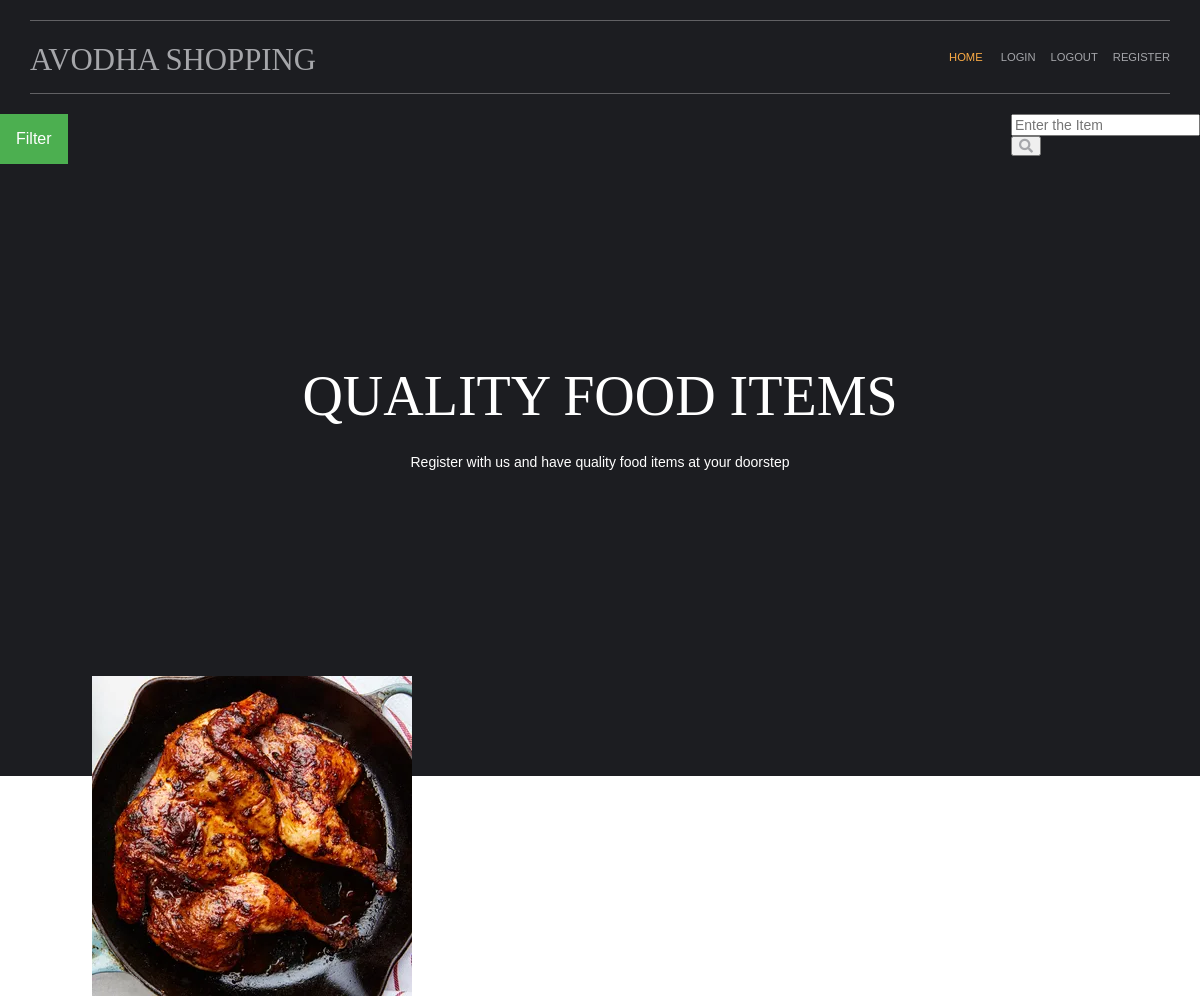
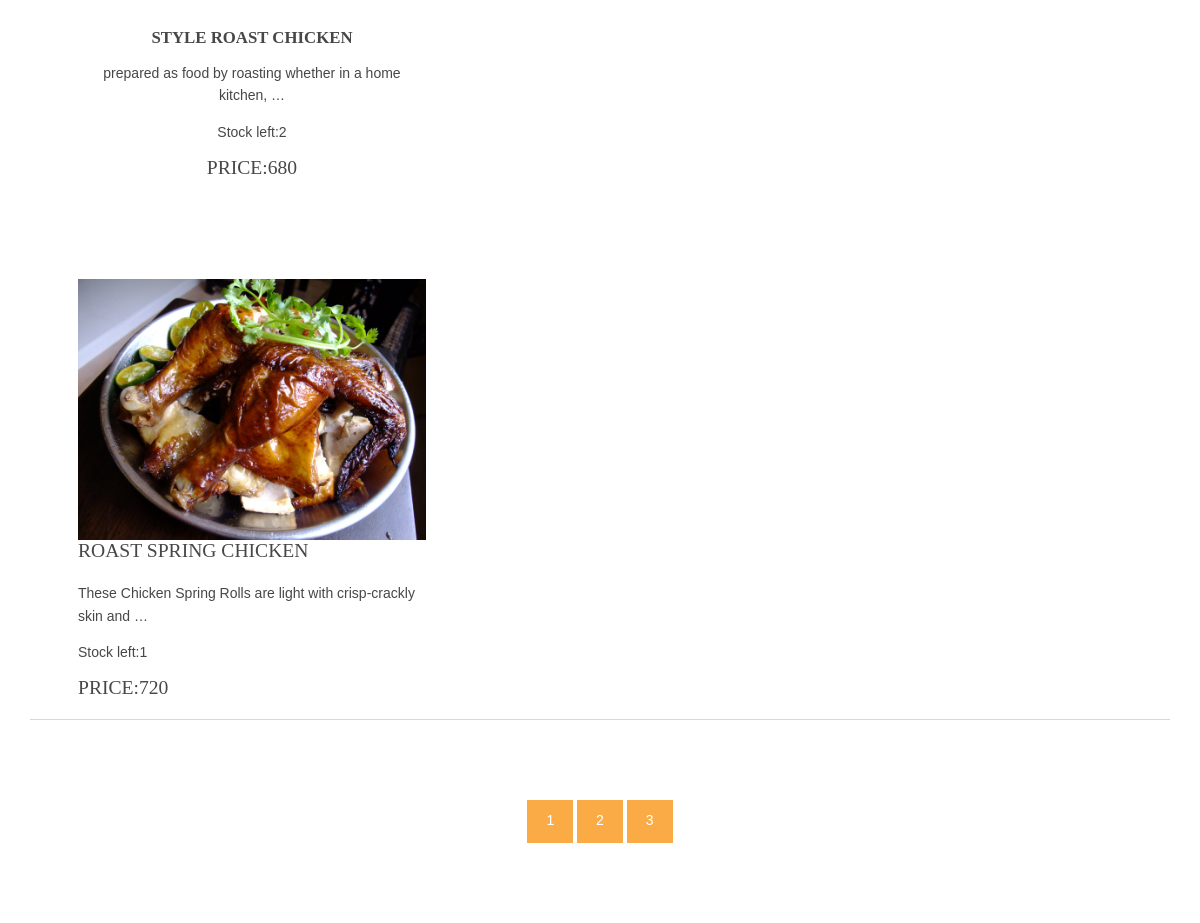
Screenshot of /?page=2 with the database file from the repository (2 pictures, top to bottom).
### shop/models.py (models this page shows, shortened)
class Products(models.Model):
    name=models.CharField(max_length=100, unique=True)
    slug=models.SlugField(max_length=100, unique=True)
    img=models.ImageField(upload_to='product')
    desc=models.TextField()
    stock=models.IntegerField()
    available=models.BooleanField()
    price=models.IntegerField()
    category=models.ForeignKey(categ, on_delete=models.CASCADE)
    def get_url(self):
        return reverse('details',args=[self.category.slug, self.slug])

### shop/views.py (the view)
# urls.py: 2. Add a URL to urlpatterns:  path('', views.home, name='home')
def home(request, c_slug=None):
    c_page=None
    prodt=None
    if c_slug!=None:
        c_page=get_object_or_404(categ, slug=c_slug)
        prodt=Products.objects.filter(category=c_page,available=True)
    else:
        prodt=Products.objects.all().filter(available= True)
    cat=categ.objects.all()
    paginator=Paginator(prodt,2)
    try:
        page=int(request.GET.get('page','1'))
    except:
        page=1
    try:
        pro=paginator.page(page)
    except(EmptyPage,InvalidPage):
        pro=paginator.page(paginator.num_pages)
    return render(request, 'index.html',{'pr':prodt,'ct':cat,'pg':pro})

### shop/models.py (called while the page is built)
    def get_url(self):
        return reverse('prod_cat',args=[self.slug])

### Templates/index.html (shortened to what this page needs)
{% extends 'Base.html' %}
{% load static %}
{% block content %}
<!DOCTYPE html>
<html lang="">
<head>
<link href="{% static 'HM/layout/styles/layout.css' %}" rel="stylesheet" type="text/css" media="all">
</head>
<body id="top">
<div class="fl_right">
        <ul class="nospace">
          <li id="searchform">
            <div>
              <form action="{% url 'search' %}" method="get">
                <fieldset>
                  <input type="text" placeholder="Enter the Item" name="q">
                  <button type="submit"><i class="fas fa-search"></i></button>
                </fieldset>
              </form>
            </div>
          </li>
        </ul>
      </div>
  <div class="dropdown">
  <button class="dropbtn">Filter</button>
</div>
  <div id="pageintro" class="hoc clear">
    <article>
      <h3 class="heading">Quality Food Items</h3>
      <p>Register with us and have quality food items at your doorstep</p>
    </article>
  </div>
</div>
<div class="wrapper row3">
  <main class="hoc container clear">
    <section id="introblocks">
      <ul class="nospace group btmspace-80">
        {% for i in pg %}
        <li class="one_third">
          <figure><a class="img-over" href={{i.get_url}}><img src="{{i.img.url}}" alt=""></a>
            <figcaption>
              <h6 class="heading">{{i.name}}</h6>
              <p>{{i.desc|truncatewords:10}}</p>
              <p>Stock left:{{i.stock}}</p>
              <p><h5>Price:{{i.price}}</h5></p>
            </figcaption>
          </figure>
        </li>
      </ul>
    </section>
    {% endfor %}
    <hr class="btmspace-80">
    <center>
      {% for p in pg.paginator.page_range %}
        <a href="?page={{p}}" class="btn btn-light btn-sm {% if pg.number == p %} active {% endif %}">{{p}}</a>
      {% endfor %}
    </center>
</body>
</html>
{% endblock %}

### static/HM/layout/styles/layout.css (style rules this page uses)
#pageintro { padding:200px 0 300px; }
#pageintro article, #pageintro article p { display:block; max-width:75%; margin:0 auto; text-align:center; }
#pageintro article p { max-width:65%; line-height:2rem; }
#pageintro .heading { margin-bottom:20px; font-size:4rem; }
.container { padding:80px 0; }
#introblocks { display:block; position:relative; margin:-180px 0 0 0; z-index:1; text-align:center; }
#introblocks figure figcaption { display:block; padding:30px 0 0 0; text-align:center; }
#introblocks figure figcaption .heading { font-size:1.2rem; font-weight:700; margin-bottom:0; }
*, *::before, *::after { transition:all .3s ease-in-out; }
body { color:#A5A6AA; background-color:#1C1D21; }
a { color:#FBAB45; }
hr, .borderedbox { border-color:#D7D7D7; }
.btn, .btn.inverse:hover { color:#FFFFFF; background-color:#FBAB45; border-color:#FBAB45; }
.row3 { color:#474747; background-color:#FFFFFF; }
#pageintro { color:#FFFFFF; }
@media screen and (min-width:1140px) { .hoc { max-width:1140px; } }

### static/HM/layout/styles/framework.css (style rules this page uses)
html { overflow-y:scroll; overflow-x:hidden; }
html, body { margin:0; padding:0; font-size:14px; line-height:1.6em; }
*, *::before, *::after { box-sizing:border-box; }
.nospace { margin:0; padding:0; list-style:none; }
.btn { display:inline-block; padding:8px 18px 10px; text-transform:uppercase; border:1px solid; }
.clear, .group { display:block; }
.clear::before, .clear::after, .group::before, .group::after { display:table; content:""; }
.clear, .clear::after, .group, .group::after { clear:both; }
a { outline:none; text-decoration:none; }
.fl_right, .imgr { float:right; }
img { width:auto; max-width:100%; height:auto; margin:0; padding:0; border:none; line-height:normal; vertical-align:middle; }
body, input, textarea, select { font-family:Verdana, Geneva, sans-serif; }
h1, h2, h3, h4, h5, h6, .heading { font-family:Georgia, "Times New Roman", Times, serif; }
form, fieldset, legend { margin:0; padding:0; border:none; }
label, input, textarea, select, button { display:block; resize:none; outline:none; color:inherit; font-size:inherit; font-family:inherit; vertical-align:middle; }
::placeholder { opacity:1; }
h1, h2, h3, h4, h5, h6, .heading { margin:0 0 20px 0; font-size:1.4rem; line-height:normal; font-weight:normal; text-transform:uppercase; }
hr { display:block; width:100%; height:1px; border:solid; border-width:1px 0 0 0; }
.wrapper { display:block; position:relative; width:100%; margin:0; padding:0; text-align:left; word-wrap:break-word; }
.hoc { display:block; margin:0 auto; }
address, article, aside, figcaption, figure, footer, header, main, nav, section { display:block; margin:0; padding:0; }
.one_half, .one_third, .two_third, .one_quarter, .two_quarter, .three_quarter { display:inline-block; float:left; margin:0 0 0 4.21052%; list-style:none; }
.one_third { width:30.52631%; }
.btmspace-80 { margin-bottom:80px; }

### Templates/index.html (style rules this page uses)
.dropbtn { background-color: #4CAF50; color: white; padding: 16px; font-size: 16px; border: none; cursor: pointer; }
.dropdown { position: relative; display: inline-block; }

### rows the page displays
Products: img (picture), name "STYLE ROAST CHICKEN", desc "prepared as food by roasting whether in a home kitchen, …", stock "2", price "680"
Products: img (picture), name "ROAST SPRING CHICKEN", desc "These Chicken Spring Rolls are light with crisp-crackly skin and …", stock "1", price "720"

### other values shown
{{ p }} "1" "2" "3"
